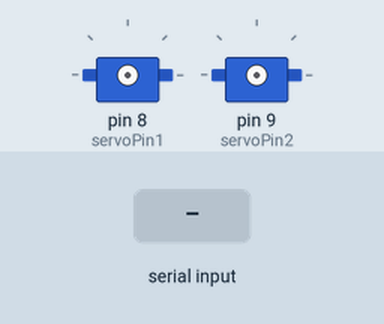
Recording of a sketch running on a simulated Arduino Uno, built with avr-gcc and run on an emulated ATmega328P. Parts: 2 × servo. The test bench sets the inputs (shaded band).

Above: at 1.2 s.
1.3 s: "L\n" received over Serial
At 1.91 s:
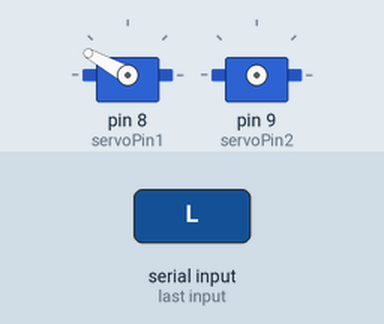
At 4.1 s:
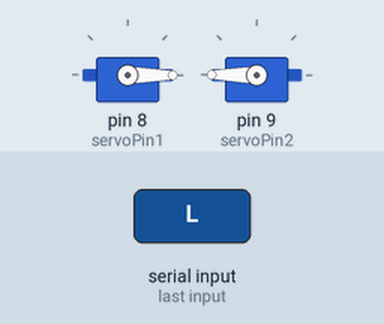
4.3 s: "R\n" received over Serial
At 4.78 s:
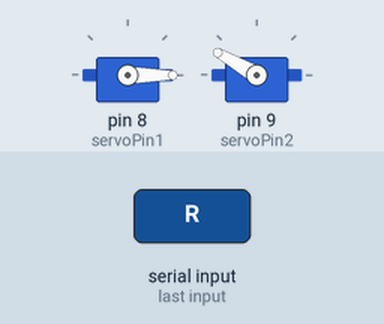
10.3 s: "R\n" received over Serial
Timing chart, 0 to 18.1 s (numbered marks = the images above; inputs shaded):
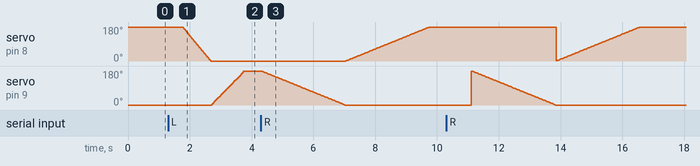

Measured:
- after the input at 1.3 s, servo on pin 8 (servoPin1): moves from 180° to 0° over 0.91 s, starting after 0.46 s; servo on pin 9 (servoPin2): moves from 0° to 180° over 1.0 s, starting after 1.4 s
- after the input at 4.3 s, servo on pin 8 (servoPin1): moves from 0° to 180° over 2.7 s, starting after 2.7 s; servo on pin 9 (servoPin2): moves from 180° to 0° over 2.7 s, starting at once

The sketch:

Bucket_control_R1.ino
```cpp
#include <Servo.h>

Servo Servo1; // First servo for main functionality (bucket)
Servo Servo2; // Second servo for sweeper
int servoPin1 = 8; // Digital pin for first servo (bucket)
int servoPin2 = 9; // Digital pin for second servo (sweeper)

bool sweeping = false; // Flag to track if sweeping is active
int sweepStartAngle = 180; // Start angle for sweeper
int sweepAngle = 180; // Current sweep angle
int sweepDirection = -1; // 1 for increasing, -1 for decreasing

void setup() {
    Serial.begin(9600);  // Initialize serial communication
}

void loop() {
    // Handle sweeper motion if sweeping is active
    if (sweeping) {
        if (!Servo2.attached()) {
            Servo2.attach(servoPin2); // Attach Servo2 if not attached
        }
        Servo2.write(sweepAngle);
        sweepAngle += sweepDirection * 5; // Adjust step size for speed

        if ((sweepDirection == -1 && sweepAngle <= 0) ||  // Stop at 0° for LS
            (sweepDirection == 1 && sweepAngle >= 180)) { // Stop at 180° for RS
            sweeping = false;
            Servo2.write(sweepAngle); // Set final position
            Servo2.detach(); // Detach Servo2 to save power
        }

        delay(30); // Adjust delay for sweeping speed
    }

    // Read serial commands
    if (Serial.available() > 0) {
        String command = Serial.readStringUntil('\n');  // Read the incoming command

        if (command == "L") {  // Move first servo to 0 degrees
            if (!Servo1.attached()) Servo1.attach(servoPin1); // Attach Servo1 if not attached
            for (int pos = 270; pos >= 0; pos--) {
                Servo1.write(pos);
                delay(5);  // Adjust the delay to control speed
                sweeping = true;
                sweepStartAngle = 0; // Set starting position for sweeper
                sweepAngle = sweepStartAngle; // Reset sweep angle to start
                sweepDirection = 1; // Sweep upward to 180°
            }
            Servo1.detach(); // Detach Servo1 to save power
        } else if (command == "R") {  // Move sweeper first, then move bucket
            sweeping = true;
            sweepStartAngle = 180;  // Set starting position for the sweeper (start at 180°)
            sweepAngle = sweepStartAngle; // Reset sweep angle to start
            sweepDirection = -1; // Sweep downward to 0°

            if (!Servo2.attached()) {
                Servo2.attach(servoPin2); // Attach the sweeper servo if not already attached
            }

            // Move the sweeper from 180° to 0° (downward)
            for (int pos = 180; pos >= 0; pos--) {
                Servo2.write(pos);  // Rotate the sweeper servo
                delay(15);  // Adjust delay for sweeping speed (slower speed)
            }

            // Now move the bucket after the sweeper has completed its motion
            sweeping = false; // Stop the sweeper once it is done moving

            if (!Servo1.attached()) {
                Servo1.attach(servoPin1); // Attach the bucket servo if not already attached
            }

            // Move the bucket from 0° to 270° (upward)
            for (int pos = 0; pos <= 270; pos++) {
                Servo1.write(pos);  // Rotate the bucket servo
                delay(15);  // Adjust delay for bucket speed (slower speed)
            }

            // After both movements are complete, detach the servos to save power
            Servo2.detach();  // Detach sweeper servo
            Servo1.detach();  // Detach bucket servo
        } else if (command == "STOP") {  // Stop sweeping
            sweeping = false;
            if (Servo2.attached()) {
                Servo2.detach(); // Detach Servo2 to save power
            }
        }
    }
}
```
